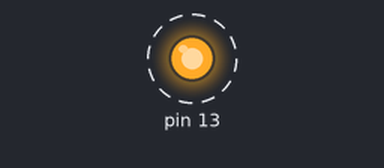
The sketch below on a simulated Arduino Uno, built with avr-gcc and run on an emulated ATmega328P. Parts: output pins drawn as LEDs (lit = HIGH). Dashed ring = blinking.

Above: at 0.2 s.
Timing chart, 0 to 3.0 s (numbered marks = the images above):
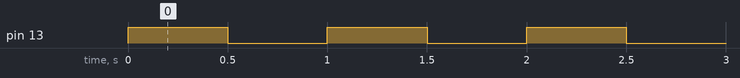

Measured:
- by itself, pin 13: alternates HIGH for 0.50 s and LOW for 0.50 s

The sketch:

fonksiyon_tanimlama_v11.ino
```cpp
/*
Fonksiyon tanimlamak için ornek kod.
*/

int const bekleme_zamani = 500;

void setup() {
  // put your setup code here, to run once:
cikis_Pini_Belirle(13);
}

void loop() {
  // put your main code here, to run repeatedly:

  led_Yak(13);
  delay(bekleme_zamani);
  led_Sondur(13);
  delay(bekleme_zamani);
}


// Tanimlanan fonksiyonlar
void cikis_Pini_Belirle(int pin_numarasi) {
  pinMode(pin_numarasi,OUTPUT);
}

void led_Yak(int pin_numarasi){
digitalWrite(pin_numarasi,HIGH);
}

void led_Sondur(int pin_numarasi){
digitalWrite(pin_numarasi,LOW);
}
```
